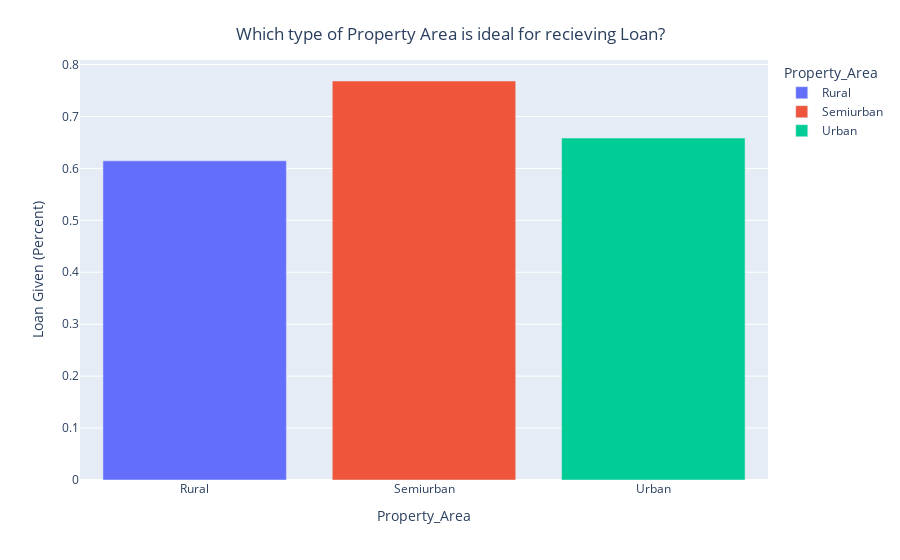

The notebook cell this image was saved under:
### Markdown cell above
#### Graduates are more likely to recieve loans as compared to Non Graduates

### Code cell
property_paid = train_df.groupby('Property_Area', as_index=False)['Loan_Status'].mean()
fig = px.bar(data_frame = property_paid, x='Property_Area', y='Loan_Status', color='Property_Area')
fig.update_layout(title={'text': "Which type of Property Area is ideal for recieving Loan?",
        'y':0.95,
        'x':0.5,
        'xanchor': 'center',
        'yanchor': 'top'
          },
    xaxis_title="Property_Area",
    yaxis_title="Loan Given (Percent)",)

### Figure 1 — Plotly figure (JSON) as saved in the notebook; plotly's stock layout.template omitted (floating-point values rounded to 4 significant figures)
{"data": [{"alignmentgroup": "True", "hovertemplate": "Property_Area=%{x}<br>Loan_Status=%{y}<extra></extra>", "legendgroup": "Rural", "marker": {"color": "#636efa", "pattern": {"shape": ""}}, "name": "Rural", "offsetgroup": "Rural", "orientation": "v", "showlegend": true, "textposition": "auto", "type": "bar", "x": ["Rural"], "xaxis": "x", "y": [0.6145], "yaxis": "y"}, {"alignmentgroup": "True", "hovertemplate": "Property_Area=%{x}<br>Loan_Status=%{y}<extra></extra>", "legendgroup": "Semiurban", "marker": {"color": "#EF553B", "pattern": {"shape": ""}}, "name": "Semiurban", "offsetgroup": "Semiurban", "orientation": "v", "showlegend": true, "textposition": "auto", "type": "bar", "x": ["Semiurban"], "xaxis": "x", "y": [0.7682], "yaxis": "y"}, {"alignmentgroup": "True", "hovertemplate": "Property_Area=%{x}<br>Loan_Status=%{y}<extra></extra>", "legendgroup": "Urban", "marker": {"color": "#00cc96", "pattern": {"shape": ""}}, "name": "Urban", "offsetgroup": "Urban", "orientation": "v", "showlegend": true, "textposition": "auto", "type": "bar", "x": ["Urban"], "xaxis": "x", "y": [0.6584], "yaxis": "y"}], "layout": {"barmode": "relative", "legend": {"title": {"text": "Property_Area"}, "tracegroupgap": 0}, "margin": {"t": 60}, "title": {"text": "Which type of Property Area is ideal for recieving Loan?", "x": 0.5, "xanchor": "center", "y": 0.95, "yanchor": "top"}, "xaxis": {"anchor": "y", "categoryarray": ["Rural", "Semiurban", "Urban"], "categoryorder": "array", "domain": [0, 1], "title": {"text": "Property_Area"}}, "yaxis": {"anchor": "x", "domain": [0, 1], "title": {"text": "Loan Given (Percent)"}}}}
